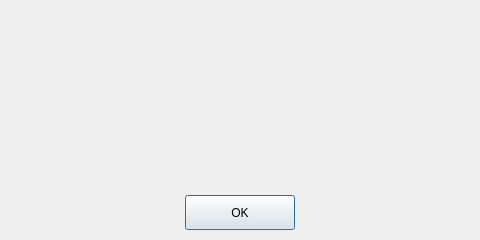
<?xml version="1.0" encoding="UTF-8"?>
<ui version="4.0">
 <class>DialogBox</class>
 <widget class="QDialog" name="DialogBox">
  <property name="geometry">
   <rect>
    <x>0</x>
    <y>0</y>
    <width>480</width>
    <height>240</height>
   </rect>
  </property>
  <property name="minimumSize">
   <size>
    <width>480</width>
    <height>240</height>
   </size>
  </property>
  <property name="maximumSize">
   <size>
    <width>480</width>
    <height>240</height>
   </size>
  </property>
  <property name="windowTitle">
   <string>Dialog</string>
  </property>
  <widget class="QPushButton" name="pushButton">
   <property name="geometry">
    <rect>
     <x>185</x>
     <y>195</y>
     <width>110</width>
     <height>35</height>
    </rect>
   </property>
   <property name="text">
    <string>OK</string>
   </property>
  </widget>
 </widget>
 <resources/>
 <connections/>
</ui>
